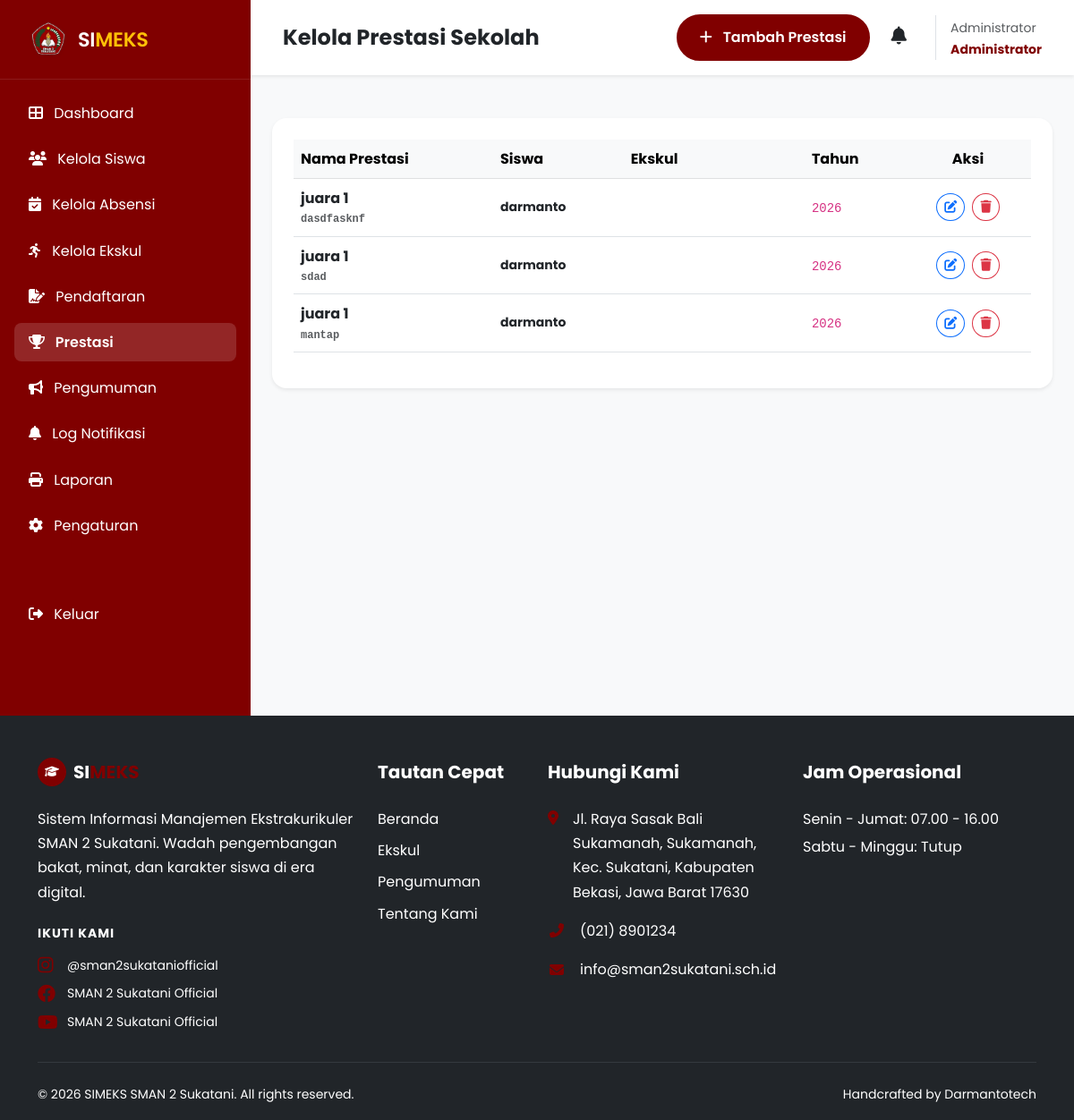
Screenshot of /SIMEKS-main/admin/kelola-prestasi.php (signed in) with the database file from the repository.
### tables this page shows
CREATE TABLE `prestasi` (
  `id` int(11) NOT NULL,
  `user_id` int(11) DEFAULT NULL,
  `eskul_id` int(11) DEFAULT NULL,
  `nama_prestasi` varchar(255) DEFAULT NULL,
  `tahun` year(4) DEFAULT NULL,
  `deskripsi` text DEFAULT NULL
);

CREATE TABLE `users` (
  `id` int(11) NOT NULL,
  `nisn` varchar(20) DEFAULT NULL,
  `nama` varchar(100) NOT NULL,
  `email` varchar(100) NOT NULL,
  `password` varchar(255) NOT NULL,
  `kelas` varchar(50) DEFAULT NULL,
  `role` enum('admin','siswa') DEFAULT 'siswa',
  `foto` varchar(255) DEFAULT 'default.png',
  `created_at` timestamp NOT NULL DEFAULT current_timestamp()
);

### SIMEKS-main/admin/kelola-prestasi.php (the view, shortened to what this page needs)
<?php
include '../includes/header.php';
$prestasi_list = $koneksi->query("
    SELECT p.*, e.nama_eskul, u.nama as nama_siswa
    FROM prestasi p
    LEFT JOIN eskul e ON p.eskul_id = e.id
    LEFT JOIN users u ON p.user_id = u.id
    ORDER BY p.tahun DESC, p.id DESC
")->fetchAll();
?>
<div class="d-flex" id="wrapper">
    <?php include 'sidebar.php'; ?>
    <div id="page-content-wrapper" class="w-100 bg-light">
        <?php
        $extraAction = '<button class="btn btn-maroon rounded-pill px-4" data-bs-toggle="modal" data-bs-target="#addModal">
                            <i class="fas fa-plus me-2"></i> Tambah Prestasi
                        </button>';
        include '../includes/admin_nav.php';
        ?>
        <div class="container-fluid p-4">
            <div class="card border-0 shadow-sm rounded-4 p-4">
                <div class="table-responsive">
                    <table class="table table-hover align-middle">
                        <thead class="table-light">
                            <tr>
                                <th>Nama Prestasi</th>
                                <th>Siswa</th>
                                <th>Ekskul</th>
                                <th>Tahun</th>
                                <th class="text-center">Aksi</th>
                            </tr>
                        </thead>
                        <tbody>
                            <?php if (empty($prestasi_list)): ?>
                                <tr>
                                    <td colspan="5" class="text-center text-muted py-4">Belum ada data prestasi.</td>
                                </tr>
                            <?php else: ?>
                                <?php foreach ($prestasi_list as $row): ?>
                                    <tr>
                                        <td class="fw-bold text-dark">
                                            <?php echo htmlspecialchars($row->nama_prestasi); ?>
                                            <div class="extra-small text-muted font-monospace"><?php echo htmlspecialchars($row->deskripsi); ?></div>
                                        </td>
                                        <td>
                                            <div class="fw-bold small"><?php echo htmlspecialchars($row->nama_siswa ?? 'Umum'); ?></div>
                                        </td>
                                        <td><span class="badge bg-maroon-light px-3 rounded-pill"><?php echo htmlspecialchars($row->nama_eskul ?? 'Umum'); ?></span></td>
                                        <td><code><?php echo htmlspecialchars($row->tahun); ?></code></td>
                                        <td class="text-center">
                                            <button class="btn btn-sm btn-outline-primary rounded-circle me-1"
                                                    data-bs-toggle="modal"
                                                    data-bs-target="#editModal<?php echo $row->id; ?>">
                                                <i class="fas fa-edit"></i>
                                            </button>
                                            <button class="btn btn-sm btn-outline-danger rounded-circle"
                                                    data-bs-toggle="modal"
                                                    data-bs-target="#deleteModal<?php echo $row->id; ?>">
                                                <i class="fas fa-trash"></i>
                                            </button>
                                        </td>
                                    </tr>
                                <?php endforeach; ?>
                            <?php endif; ?>
                        </tbody>
                    </table>
                </div>
            </div>
        </div>
    </div>
</div>
<?php include '../includes/footer.php'; ?>

### SIMEKS-main/assets/style.css (style rules this page uses)
:root { --maroon: #800000; --maroon-dark: #5a0000; --maroon-light: #a31515; --gold: #FFC107; --gray-bg: #f8f9fa; --text-body: #555555; --text-heading: #212529; --card-radius: 16px; --shadow-soft: 0 10px 40px rgba(0, 0, 0, 0.08); --shadow-hover: 0 20px 50px rgba(128, 0, 0, 0.2); --shadow-premium: 0 15px 45px rgba(0, 0, 0, 0.1); --fs-h1: clamp(2.5rem, 5vw + 1rem, 4.5rem); --fs-h2: clamp(2rem, 4vw + 1rem, 3rem); --fs-lead: clamp(1rem, 2vw + 0.5rem, 1.25rem); }
body { font-family: 'Poppins', sans-serif; background-color: #ffffff; color: var(--text-body); line-height: 1.7; overflow-x: hidden; }
.btn-maroon { background-color: var(--maroon); color: white; padding: 12px 30px; border-radius: 50px; font-weight: 600; border: 2px solid var(--maroon); transition: all 0.3s; }
#wrapper { overflow-x: hidden; }
.extra-small { font-size: 0.75rem; }

### rows the page displays
prestasi: nama_prestasi "juara 1", deskripsi "dasdfasknf", user.nama "darmanto", tahun "2026"
prestasi: nama_prestasi "juara 1", deskripsi "sdad", user.nama "darmanto", tahun "2026"
prestasi: nama_prestasi "juara 1", deskripsi "mantap", user.nama "darmanto", tahun "2026"

### other values shown
$navTitle "Kelola Prestasi Sekolah"
$_SESSION['master_data']['nama'] "Administrator"
